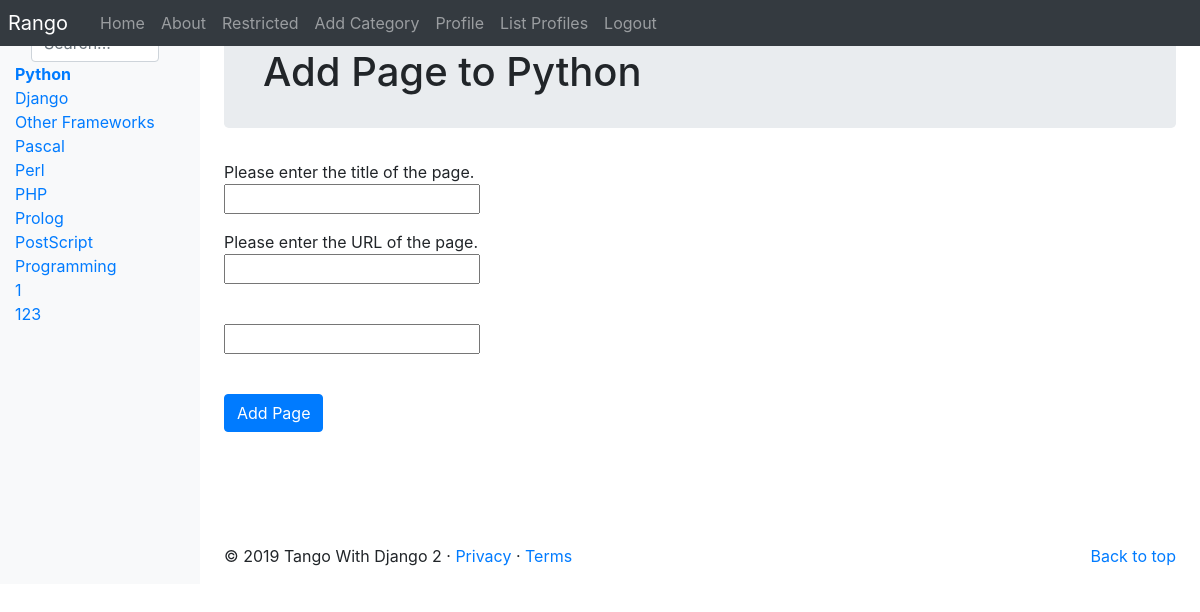
/rango/category/python/add_page/ (signed in), run on the app's committed database.
### rango/models.py (models this page shows, shortened)
class Category(models.Model):
    NAME_MAX_LENGTH = 128
    name = models.CharField(max_length=NAME_MAX_LENGTH, unique=True)
    views = models.IntegerField(default=0)
    likes = models.IntegerField(default=0)
    slug = models.SlugField(unique=True)
    class Meta:
        verbose_name_plural = 'Categories'

### rango/views.py (the view, shortened to what this page needs)
# urls.py: path('category/<slug:category_name_slug>/add_page/', views.AddPageView.as_view(), name='add_page'),
class AddPageView(View):
    def get_category_name(self, category_name_slug):
        try:
            category = Category.objects.get(slug=category_name_slug)
        except Category.DoesNotExist:
            category = None
        return category
    @method_decorator(login_required)
    def get(self, request, category_name_slug):
        form = PageForm()
        category = self.get_category_name(category_name_slug)
        context_dict = {'form': form, 'category': category}
        return render(request, 'rango/add_page.html', context_dict)

### rango/forms.py (shortened to what this page needs)
class PageForm(forms.ModelForm):
    title = forms.CharField(max_length=Page.TITLE_MAX_LENGTH, help_text="Please enter the title of the page.")
    url = forms.URLField(max_length=Page.URL_MAX_LENGTH, help_text="Please enter the URL of the page.")
    views = forms.IntegerField(widget=forms.HiddenInput(), initial=0)
    class Meta:
        model = Page
        exclude = ('category',)

### rango/templatetags/rango_templatetags.py (called while the page is built)
@register.inclusion_tag('rango/cats.html')
def get_category_list(cat=None):
	return {'cats': Category.objects.all(),
         'act_cat': cat}

### templates/rango/add_page.html (shortened to what this page needs)
{% extends 'rango/base.html' %}
{% load staticfiles %}
{% block body_block %}
        {% if category %}
<div class="jumbotron p-4">
    <div class="container">
        <h1 class="jumotron-heading">Add Page to {{ category.name }}</h1>
    </div>
</div>
<div class="container">
    <div class="row">
        <form role="form" id="page_form" method="post" action="{% url 'rango:add_page' category.slug %}">
            {% for field in form.visible_fields %}
            {{ field.help_text }}<br />
            {{ field }}<br />
            <div class="p-2"></div>
            {% endfor %}
            <br />
            <button class="btn btn-primary" type="submit" name="submit">
                Add Page
            </button>
            <div class="p-5"></div>
        </form>
    </div>
</div>
        {% endif %}
{% endblock %}

### templates/rango/cats.html
<ul class="nav nav-pills flex-column">
    {% if cats %}
    {% for c in cats %}
    {% if c == act_cat %}
    <li class="nav-item"><strong><a href="{% url 'rango:show_category' c.slug %}">{{ c.name }}</a></strong></li>
    {% else  %}
    <li class="nav-item"><a href="{% url 'rango:show_category' c.slug %}">{{ c.name }}</a></li>
    {% endif %}
    {% endfor %}
    {% endif %}
</ul>

### data on the page
Category: name "Python"
Category: name "Django"
Category: name "Other Frameworks"
Category: name "Pascal"
Category: name "Perl"
Category: name "PHP"
Category: name "Prolog"
Category: name "PostScript"
Category: name "Programming"
Category: name "1"
Category: name "123"

### other printed values
{{ field.help_text }} "Please enter the title of the page." "Please enter the URL of the page."
